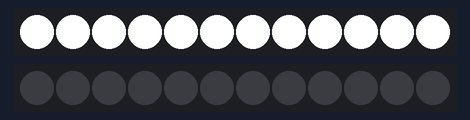
Bench run of a sketch on a simulated Arduino Uno, built with avr-gcc and run on an emulated ATmega328P. On the bench: 2 × 12 RGB LEDs in strip order, left to right.

Above: at 0.19 s.
At 117.29 s:
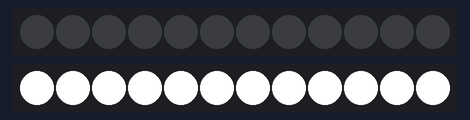

The sketch:

domina_morse_02.ino
```cpp
#include <FastLED.h>
#define NUM_LEDS 12
#define DATA_PIN_TYLER 6
#define DATA_PIN_NARRATOR 5
int length = 33;

int tseparator = 1;
int lseparator = 1;
int wseparator = 7;
int tdot = 1;
int tdash = 3;


CRGB tyler[NUM_LEDS];
CRGB narrator[NUM_LEDS];


char tyler1[] = "IF YOU COULD FIGHT ANYONE ONE ON ONE WHOEVER YOU WANTED WHO WOULD YOU FIGHT";
char narrator1[] = "ANYONE       MY BOSS PROBABLY                  WHO WOULD YOU FIGHT";
char tyler2[] = "MY DAD  NO QUESTION";
char narrator2[] = "OH YEAH   I DIDNT KNOW MY DAD  WELL I KNEW HIM   TILL I WAS SIX    HE WENT AND MARRIED ANOTHER WOMAN HAD MORE KIDS    EVERY SIX YEARS OR SO HED DO IT AGAIN   NEW CITY     NEW FAMILY";
char tyler3[] = "HE WAS SETTING UP FRANCHISES  MY FATHER NEVER WENT TO COLLEGE    SO IT WAS REALLY IMPORTANT THAT I GO";
char narrator3[] = "I KNOW THAT";
char tyler4[] = "AFTER I GRADUATED   I CALLED HIM LONG DISTANCE AND ASKED NOW WHAT     HE SAID GET A JOB    WHEN I TURNED TWENTYFIVE I CALLED HIM AND ASKED  NOW WHAT  HE SAID I DONT KNOW   GET MARRIED";
char narrator4[] = "SAME HERE";
char tyler5[] = "A GENERATION OF MEN RAISED BY WOMEN   IM WONDERING IF ANOTHER WOMAN IS THE ANSWER WE REALLY NEED";
char narrator5[] = "WE SHOULD DO THIS AGAIN SOMETIME";


void setup() {


  FastLED.addLeds<WS2812B, DATA_PIN_TYLER, GRB>(tyler, NUM_LEDS).setCorrection( CRGB(255, 255, 100) );
  FastLED.addLeds<WS2812B, DATA_PIN_NARRATOR, GRB>(narrator, NUM_LEDS).setCorrection( CRGB(255, 255, 100) );
  FastLED.show();
  Serial.begin(9600);

}

void loop() {
  outputPhrase(tyler1, sizeof(tyler1) - 1, tyler);  delay(1000);
  outputPhrase(narrator1, sizeof(narrator1) - 1, narrator);  delay(1000);
  outputPhrase(tyler2, sizeof(tyler2) - 1, tyler);  delay(1000);
  outputPhrase(narrator2, sizeof(narrator2) - 1, narrator);  delay(1000);
  outputPhrase(tyler3, sizeof(tyler3) - 1, tyler);  delay(1000);
  outputPhrase(narrator3, sizeof(narrator3) - 1, narrator);  delay(1000);
  outputPhrase(tyler4, sizeof(tyler4) - 1, tyler);  delay(1000);
  outputPhrase(narrator4, sizeof(narrator4) - 1, narrator);  delay(1000);
  outputPhrase(tyler5, sizeof(tyler5) - 1, tyler);  delay(1000);
  outputPhrase(narrator5, sizeof(narrator5) - 1, narrator);  delay(1000);

}


void outputPhrase(char * text, int length, CRGB * out) {
  for (int i = 0; i < length; i++) {
    char c = text[i];
    morse(c, out);
  }
}

void dash(CRGB * out) {
  for (int x = 0; x < NUM_LEDS; x++) {
    out[x] = CRGB( 255, 255, 255);
  }
  FastLED.show();
  FastLED.delay(length * tdash);
  FastLED.clear();
  FastLED.show();
  FastLED.delay(length * lseparator);
}

void dot(CRGB * out) {
  for (int x = 0; x < NUM_LEDS; x++) {
    out[x] = CRGB( 255, 255, 255);
  }
  FastLED.show();
  FastLED.delay(length * tdot);
  FastLED.clear();
  FastLED.show();
  FastLED.delay(length * lseparator);
}

void word() {

  FastLED.clear();
  FastLED.show();
  FastLED.delay(length * wseparator);
  Serial.println();
}

void morse(char c, CRGB * out) {


  switch (c) {

    case 'A':
      dot(out); dash(out);
      break;

    case 'B':
      dash(out); dot(out); dot(out); dot(out);
      break;

    case 'C':
      dash(out); dot(out); dash(out); dot(out);
      break;

    case 'D':
      dash(out); dot(out); dot(out);
      break;

    case 'E':
      dot(out);
      break;

    case 'F':
      dot(out); dot(out); dash(out); dot(out);
      break;

    case 'G':
      dash(out); dash(out); dot(out);
      break;

    case 'H':
      dot(out); dot(out); dot(out); dot(out);
      break;

    case 'I':
      dot(out); dot(out);
      break;

    case 'J':
      dot(out); dash(out); dash(out); dash(out);
      break;

    case 'K':
      dash(out); dot(out); dash(out);
      break;

    case 'L':
      dot(out); dash(out); dot(out); dot(out);
      break;

    case 'M':
      dash(out); dash(out);
      break;

    case 'N':
      dash(out); dot(out);
      break;

    case 'O':
      dash(out); dash(out); dash(out);
      break;

    case 'P':
      dot(out); dash(out); dash(out); dot(out);
      break;

    case 'Q':
      dash(out); dash(out); dot(out); dash(out);
      break;

    case 'R':
      dot(out); dash(out); dot(out);
      break;

    case 'S':
      dot(out); dot(out); dot(out);
      break;

    case 'T':
      dash(out);
      break;

    case 'U':
      dot(out); dot(out); dash(out);
      break;

    case 'V':
      dot(out); dot(out); dot(out); dash(out);
      break;

    case 'W':
      dot(out); dash(out); dash(out);
      break;

    case 'X':
      dash(out); dot(out); dot(out); dash(out);
      break;

    case 'Y':
      dash(out); dot(out); dash(out); dash(out);
      break;

    case 'Z':
      dash(out); dash(out); dot(out); dot(out);
      break;

    case ' ':
      word();
      break;

  }


}
```

Measured:
- what the display in image 1 shows lasts 0.4 s, from 117.1 s to 117.5 s
